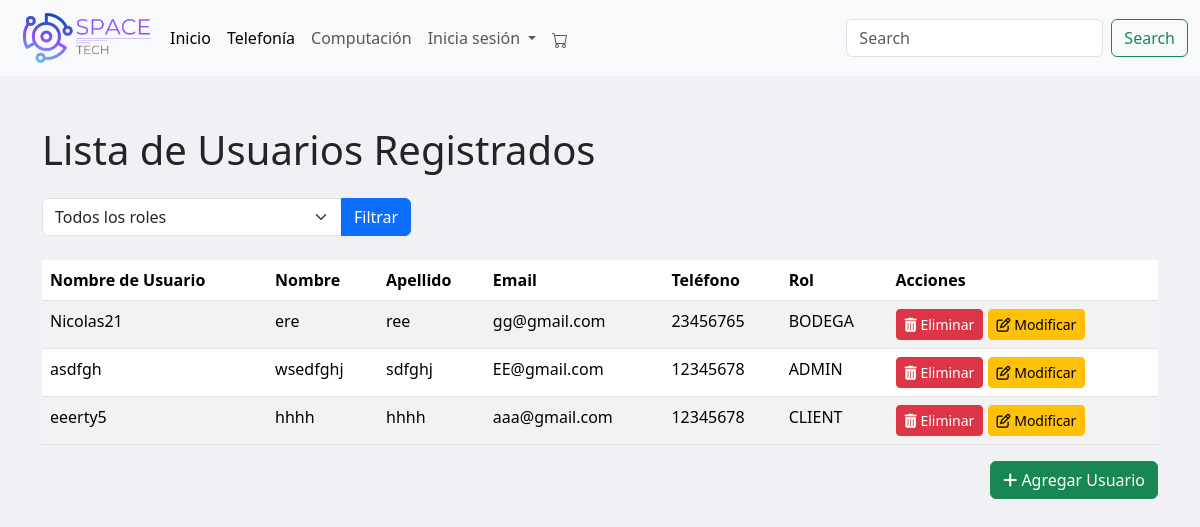
Page /listaU (signed in) on the committed database.
### menu/models.py (models this page shows, shortened)
class Usuario(models.Model):
    ROLE_CHOICES = [
        ('ADMIN', 'Administrador'),
        ('BODEGA', 'Bodeguero'),
        ('CLIENT', 'Cliente'),
    ]
    nombre_usuario = models.CharField(max_length=30)
    nombre = models.CharField(max_length=30)
    apellido = models.CharField(max_length=30)
    email = models.EmailField(unique=True)
    tfno = models.CharField(max_length=8, verbose_name="Telefono")
    clave = models.CharField(max_length=30)
    confirmar_clave = models.CharField(max_length=30)
    direccion = models.CharField(max_length=255, verbose_name="Dirección", null=True, blank=True)
    role = models.CharField(max_length=6, choices=ROLE_CHOICES)

### menu/views.py (the view)
# urls.py: path('listaU', views.listaU, name='listaU'),
@login_required
def listaU(request):
    role_filter = request.GET.get('role', None)
    if role_filter:
        usuarios = Usuario.objects.filter(role=role_filter)
    else:
        usuarios = Usuario.objects.all()
    roles = Usuario.ROLE_CHOICES
    return render(request, 'listaU.html', {'usuarios': usuarios, 'roles': roles})

### menu/context_processors.py (called while the page is built)
def carrito_items_count(request):
    if request.user.is_authenticated:
        try:
            carrito = Carrito.objects.get(usuario=request.user)
            count = CarritoItem.objects.filter(carrito=carrito).count()
        except Carrito.DoesNotExist:
            count = 0
    else:
        count = 0
    return {
        'carrito_items_count': count
    }

### menu/templates/listaU.html (shortened to what this page needs)
<!DOCTYPE html>
<html lang="en">
<head>
    {% load static %}
    <link href="https://cdn.jsdelivr.net/npm/bootstrap@5.3.0/dist/css/bootstrap.min.css" rel="stylesheet">
    <link rel="stylesheet" href="https://cdnjs.cloudflare.com/ajax/libs/font-awesome/6.0.0-beta3/css/all.min.css">
</head>
<body style="background-color: #f0f0f5;">
    {% include "plantilla/menu.html" %}
    <div class="container">
        <h1 class="mb-4">Lista de Usuarios Registrados</h1>
        <form method="get" class="mb-4">
            <div class="input-group">
                <select class="form-select" name="role">
                    <option value="">Todos los roles</option>
                </select>
                <button type="submit" class="btn btn-primary">Filtrar</button>
            </div>
        </form>
        <div class="table-responsive">
            <table class="table table-striped table-hover">
                <thead>
                    <tr>
                        <th>Nombre de Usuario</th>
                        <th>Nombre</th>
                        <th>Apellido</th>
                        <th>Email</th>
                        <th>Teléfono</th>
                        <th>Rol</th>
                        <th>Acciones</th>
                    </tr>
                </thead>
                <tbody>
                    {% for usuario in usuarios %}
                    <tr>
                        <td>{{ usuario.nombre_usuario }}</td>
                        <td>{{ usuario.nombre }}</td>
                        <td>{{ usuario.apellido }}</td>
                        <td>{{ usuario.email }}</td>
                        <td>{{ usuario.tfno }}</td>
                        <td>{{ usuario.role }}</td>
                        <td>
                            <form action="{% url 'eliminar_usuario' usuario.id %}" method="post" style="display:inline;">
                                <button type="submit" class="btn btn-danger btn-sm">
                                    <i class="fa fa-trash"></i> Eliminar
                                </button>
                            </form>
                            <a href="{% url 'editar_usuario' usuario.id %}" class="btn btn-warning btn-sm">
                                <i class="fa fa-edit"></i> Modificar
                            </a>
                        </td>
                    </tr>
                    {% endfor %}
                </tbody>
            </table>
            <div class="text-end">
                <a href="{% url 'formulario' %}">
                    <button class="btn btn-success">
                        <i class="fa fa-plus"></i> Agregar Usuario
                    </button>
                </a>
            </div>
        </div>
    </div>
</body>
</html>

### menu/templates/listaU.html (style rules this page uses)
.container { margin-top: 50px; }
h1 { color: #8C52FF; }
.btn-primary { background-color: #8C52FF; border: none; }
.btn-danger { background-color: #ff4d4d; border: none; }
.btn-warning { background-color: #ffcc00; border: none; }
.btn-success { background-color: #28a745; border: none; }
.table thead { background-color: #8C52FF; color: white; }
.form-select { max-width: 300px; }

### rows in the picture
Usuario: nombre_usuario "Nicolas21", nombre "ere", apellido "ree", email "gg@gmail.com", tfno "23456765", role "BODEGA"
Usuario: nombre_usuario "asdfgh", nombre "wsedfghj", apellido "sdfghj", email "EE@gmail.com", tfno "12345678", role "ADMIN"
Usuario: nombre_usuario "eeerty5", nombre "hhhh", apellido "hhhh", email "aaa@gmail.com", tfno "12345678", role "CLIENT"
